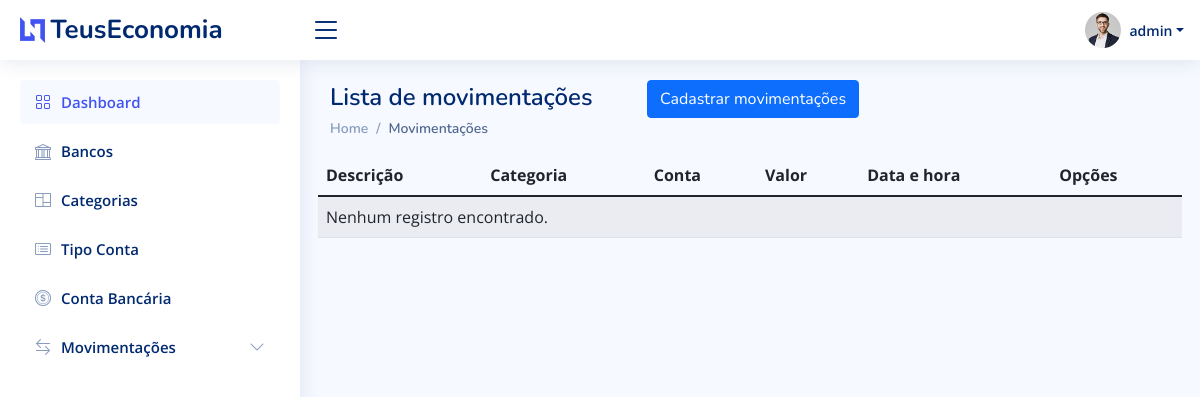
The app's page /listar/movimentacao-entrada/ (signed in), older data.
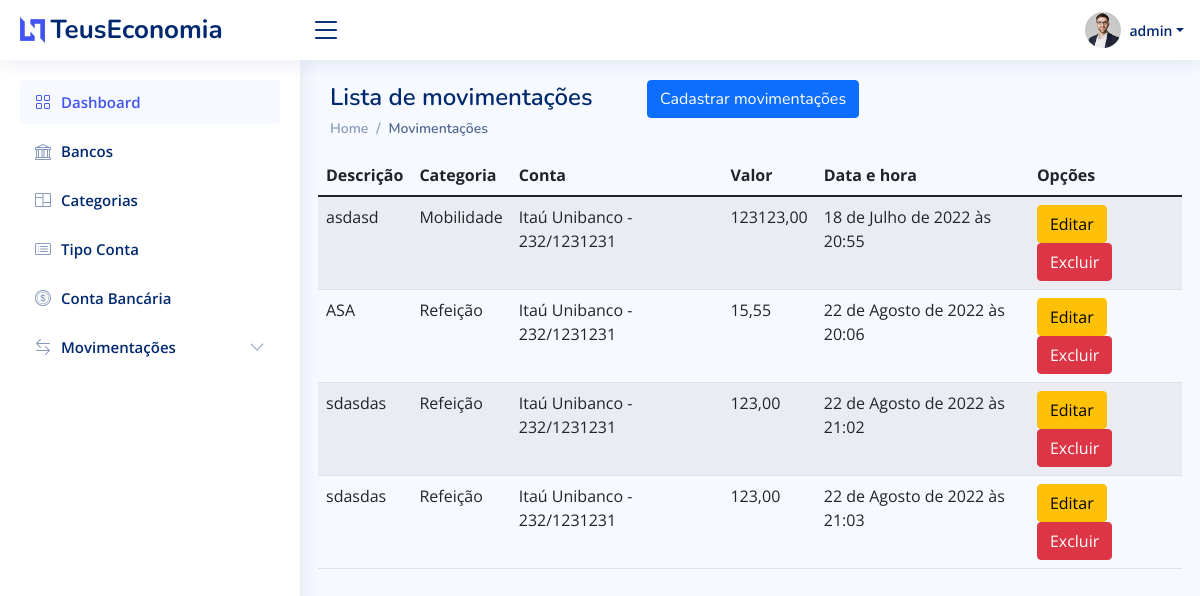
The same page, newer data.
### Paginas/models.py (models this page shows, shortened)
class MovimentacaoEntrada(models.Model):
	descricao = models.CharField(max_length=100, verbose_name="Descrição")
	categoria = models.ForeignKey(Categoria, on_delete=models.PROTECT)
	valor = models.DecimalField(decimal_places= 2, max_digits=50)
	cadastrado_em = models.DateTimeField(auto_now_add=True)
	atualizado_em = models.DateTimeField(auto_now=True)
	conta_bancaria = models.ForeignKey(ContaBancaria, verbose_name="Conta Bancária", on_delete=models.PROTECT)

class Categoria(models.Model):
	nome = models.CharField(max_length=50)
	descricao = models.CharField(max_length=100, verbose_name="Descrição")
	tipo_movimetacao = models.CharField(max_length=2, choices=TIPO_MOVIMENTACOES, default="S")
	def __str__(self) -> str:
		return '{}'.format(self.nome)

class ContaBancaria(models.Model):
	banco = models.ForeignKey(Banco, on_delete=models.PROTECT)
	tipo_conta = models.ForeignKey(TipoConta, on_delete=models.PROTECT)
	agencia = models.CharField(verbose_name='Agência', max_length=50)
	conta = models.CharField(max_length=10)
	valor_total = models.DecimalField(max_digits=99999999999, decimal_places=2)
	conjunta = models.BooleanField()
	usuario = models.ForeignKey(User, on_delete=models.PROTECT)
	def __str__(self) -> str:
		return '{} - {}/{}'.format(self.banco.nome, self.agencia, self.conta)

class Banco(models.Model):
	nome = models.CharField(max_length=100)
	codigo = models.DecimalField(max_digits=9999, decimal_places=0)

### Paginas/views.py (the view)
# urls.py: path('listar/movimentacao-entrada/', MovimentacaoEntradaList.as_view(), name='listar-movimentacao-entrada'),
class MovimentacaoEntradaList(LoginRequiredMixin, ListView):
	model = MovimentacaoEntrada
	template_name = 'paginas/listas/movimentacao-entrada.html'
	def get_queryset(self):
		self.object_list = MovimentacaoEntrada.objects.filter(
			conta_bancaria__usuario = self.request.user)
		return self.object_list

### Paginas/templates/paginas/listas/movimentacao-entrada.html
{% extends 'paginas/modelo.html' %} {% load static %} {% block pagetitle %}
<h1>Lista de movimentações
	<a href="{% url 'cadastrar-movimentacao-entrada' %}" class="btn btn-primary float-right ms-5">
		Cadastrar movimentações
	</a>
</h1>
{% endblock %} {% block breadcrumb %}
<nav>
	<ol class="breadcrumb">
		<li class="breadcrumb-item"><a href="{% url 'index' %}">Home</a></li>
		<li class="breadcrumb-item active">Movimentações</li>
	</ol>
</nav>
{% endblock %} {% block main %}
<table class="table table-striped">
	<thead>
		<tr>
			<th>Descrição</th>
			<th>Categoria</th>
			<th>Conta</th>
			<th>Valor</th>
			<th>Data e hora</th>
			<th>Opções</th>
		</tr>
	</thead>
	<tbody>
		{% for obj in object_list %}
		<tr>
			<td>{{ obj.descricao }}</td>
			<td>{{ obj.categoria }}</td>
			<td>{{ obj.conta_bancaria }}</td>
			<td>{{ obj.valor }}</td>
			<td>{{ obj.cadastrado_em }}</td>
			<td>
				<a href="{% url 'editar-movimentacao-entrada' obj.pk %}" class="btn btn-warning">Editar</a>
				<a href="{% url 'excluir-movimentacao-entrada' obj.pk %}" class="btn btn-danger">Excluir</a>
			</td>
		</tr>
		{% empty %}
		<tr>
			<td colspan="100%">Nenhum registro encontrado.</td>
		</tr>
		{% endfor %}
	</tbody>
</table>
{% endblock %}

Row changes from the older to the newer data that the page shows:
added MovimentacaoEntrada: descricao "asdasd", categoria "Mobilidade", conta_bancaria "Itaú Unibanco - 232/1231231", valor "123123,00", cadastrado_em "18 de Julho de 2022 às 20:55"
added MovimentacaoEntrada: descricao "ASA", categoria "Refeição", conta_bancaria "Itaú Unibanco - 232/1231231", valor "15,55", cadastrado_em "22 de Agosto de 2022 às 20:06"
added MovimentacaoEntrada: descricao "sdasdas", categoria "Refeição", conta_bancaria "Itaú Unibanco - 232/1231231", valor "123,00", cadastrado_em "22 de Agosto de 2022 às 21:02"
added MovimentacaoEntrada: descricao "sdasdas", categoria "Refeição", conta_bancaria "Itaú Unibanco - 232/1231231", valor "123,00", cadastrado_em "22 de Agosto de 2022 às 21:03"
Text that changed along with them:
text no longer shown: "Nenhum registro encontrado."
